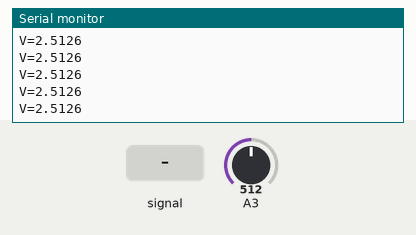
Recording of a sketch running on a simulated Arduino Uno, built with avr-gcc and run on an emulated ATmega328P. Shown: the last lines printed to the serial monitor. Inputs (shaded band) come from the test bench; at power-on: A3 = 512.

Above: at 1.2 s.
1.3 s: A3 fed a 200 Hz sine of ±81 counts around its level
At 1.9 s:
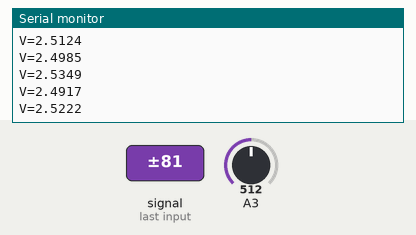
2.8 s: A3 set to 716
At 3.4 s:
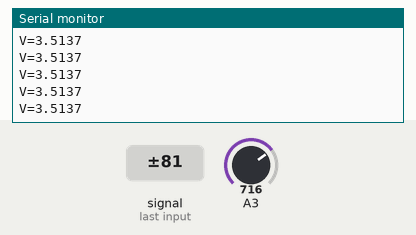
4.3 s: A3 fed a 1000 Hz sine of ±255 counts around its level
At 5.0 s:
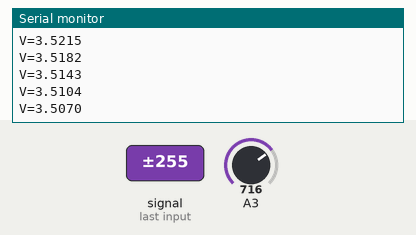
5.8 s: A3 set to 900
At 6.3 s:
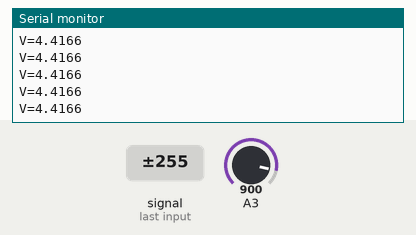
Timing chart, 0 to 8.3 s (numbered marks = the images above; inputs shaded):
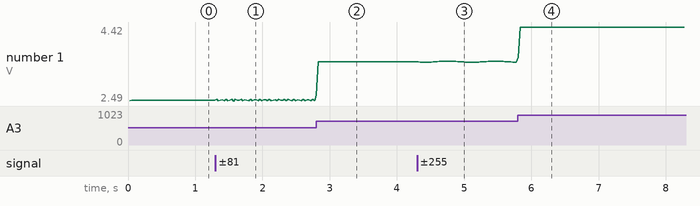

Measured:
- after the input at 1.3 s, the serial monitor: prints a new line at once (image 1)
- after the input at 4.3 s, the serial monitor: prints a new line at once (image 3)
- plotted number 1: 2.51 → 2.5 after the input at 1.3 s, 3.51 → 3.5 after the input at 4.3 s

The sketch:

volt.ino
```cpp
#include <SPI.h>
int analogInput = 0;
double vOut = 0.0;
double vIn = 0.0;

double Rt = 97.5;
int value = 0;
double voltage = 0.0;
double amps = 0.0;
int power = 1;


void setup() {
  Serial.begin(9600);


  //pinMode(0,INPUT);

}
int i=0;
void loop() {
  // put your main code here, to run repeatedly:
  for (int i = 0; i < 200; i++)
  {
    //value=analogRead(1);
    value = analogRead(A3);
//    Serial.println(value);
    //value=analogRead(1);
    vOut += (double)((double)value * 5.0) / 1024.0;
  }
  vOut/=200;

//  if (voltage < 0.1)
//    voltage = 0;

  //vIn=vOut / (R2/(R1+R2));
  //amps=power/vIn;

//  amps = vOut / Rt;

  Serial.print("V=");
  Serial.println(vOut, 4);
//  Serial.print(" A=");
//  Serial.print(amps, 4);
//  Serial.print("P=");
//  Serial.println( (vOut * vOut) / Rt , 4);
//  delay(1000);
//Serial.println(analogRead(A3));

}
```
